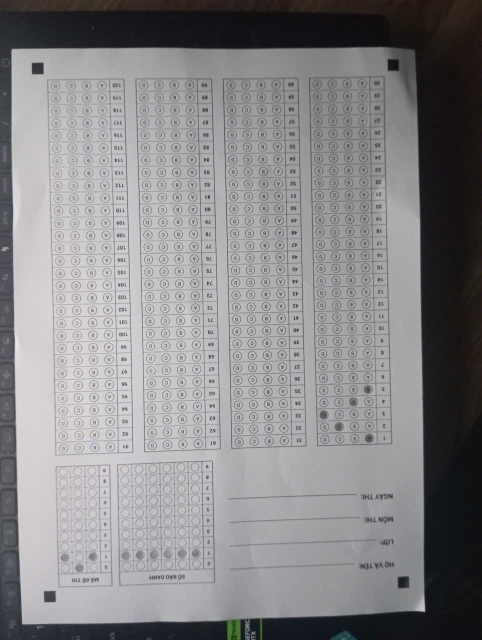
#> input picture resources/images/mau_in/z7951713500135_d9a7672142e883c93373241b8fcc8115.jpg, 963 x 1280 px (shown at 1/2 size)
$ python -i apply_prewitt.py   (imports and definitions only)
#> lines starting #> are read from the running program, lines starting #| are printed output that depends on the picture
#> further down, picture is the input picture: shape (1280, 963, 3); mean B, G, R 136, 134.4, 135.3
### image_processing/utils/image_utils.py
import cv2
import numpy as np

def to_grayscale(image: np.ndarray) -> np.ndarray:
    """Chuyển đổi ảnh sang ảnh xám an toàn, chống lặp lại code ở nhiều nơi."""
    if len(image.shape) == 3:
        return cv2.cvtColor(image, cv2.COLOR_BGR2GRAY)
    return image

### image_processing/preprocessing/apply_prewitt.py
import cv2
import numpy as np
from image_processing.utils.image_utils import to_grayscale

def process(image: np.ndarray) -> np.ndarray:
    """Áp dụng bộ lọc Prewitt để phát hiện cạnh."""
    gray = to_grayscale(image)

    kernelx = np.array([[1, 1, 1], [0, 0, 0], [-1, -1, -1]])
    kernely = np.array([[-1, 0, 1], [-1, 0, 1], [-1, 0, 1]])

    prewittx = cv2.filter2D(gray, -1, kernelx)
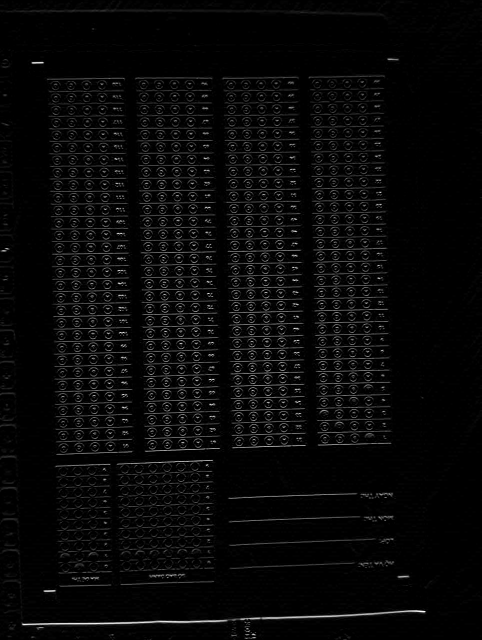
#> prewittx: shape (1280, 963) (shown at 1/2 size); min 0, max 255, mean 8.7
    prewitty = cv2.filter2D(gray, -1, kernely)
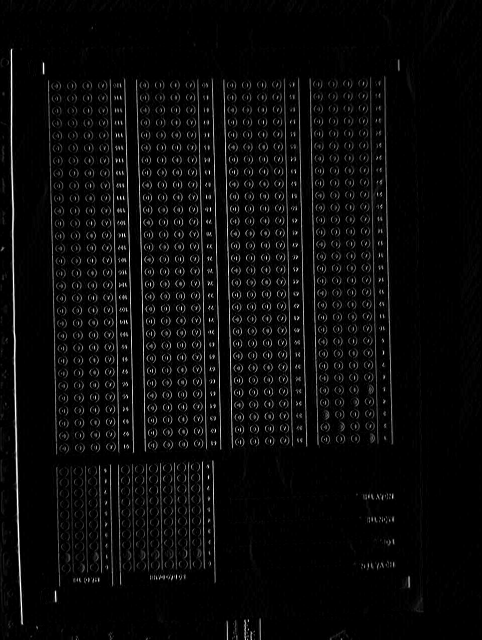
#> prewitty: shape (1280, 963) (shown at 1/2 size); min 0, max 255, mean 10

    # Kết hợp hai hướng
    prewitt = cv2.addWeighted(prewittx, 0.5, prewitty, 0.5, 0)
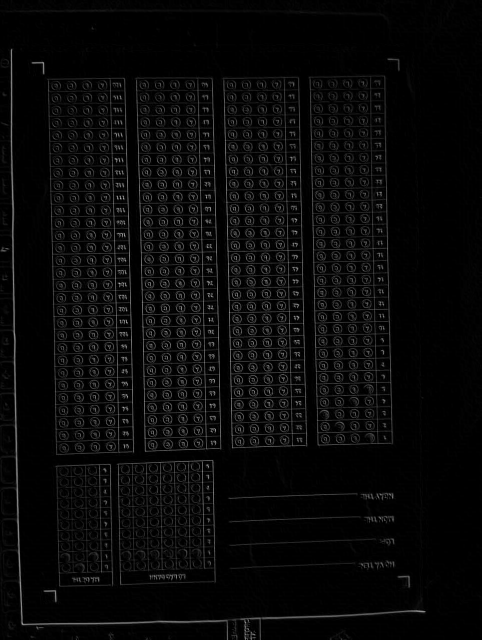
#> prewitt: shape (1280, 963) (shown at 1/2 size); min 0, max 220, mean 9.4
    return prewitt

>>> import cv2
>>> picture = cv2.imread('../../resources/images/mau_in/z7951713500135_d9a7672142e883c93373241b8fcc8115.jpg')
>>> result = process(picture)

$ run again, on resources/images/mau_in/z7951713807793_0a28cbc59b79b76bafd8a5345eacad76.jpg
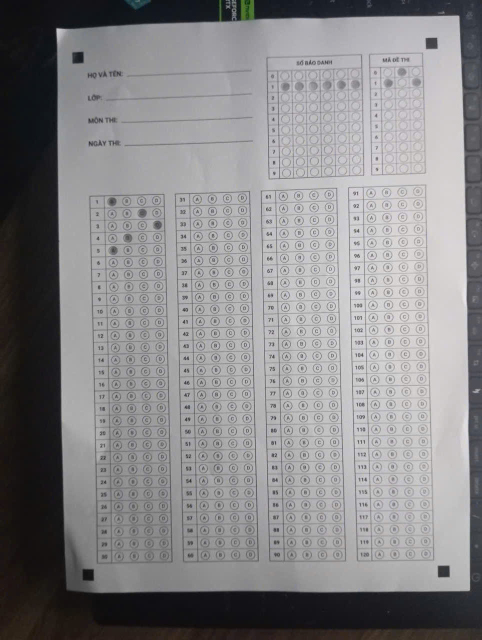
#> input picture resources/images/mau_in/z7951713807793_0a28cbc59b79b76bafd8a5345eacad76.jpg, 963 x 1280 px (shown at 1/2 size)
#> picture is the input picture: shape (1280, 963, 3); mean B, G, R 136, 134.4, 135.3
#> in process, `prewitty = cv2.filter2D(gray, -1, kernely)`:
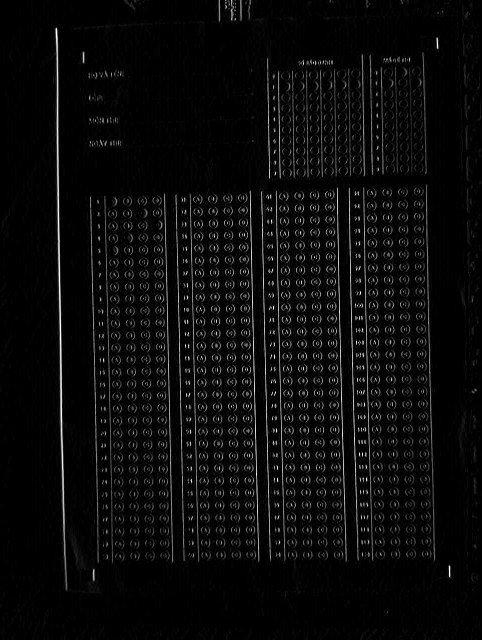
#> prewitty: shape (1280, 963) (shown at 1/2 size); min 0, max 255, mean 10.6
#> in process, `prewitt = cv2.addWeighted(prewittx, 0.5, prewitty, 0.5, 0)`:
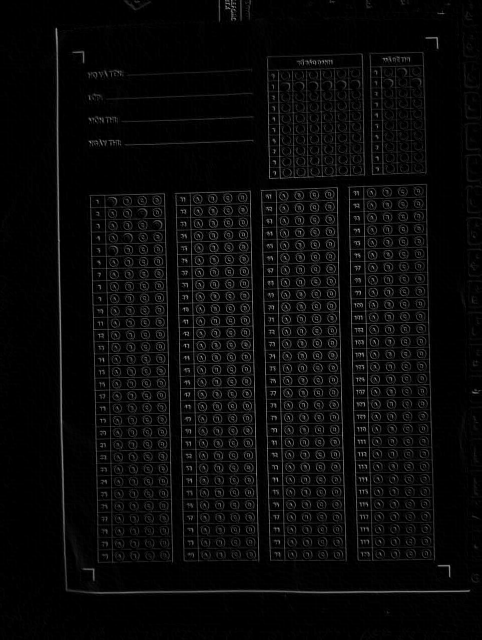
#> prewitt: shape (1280, 963) (shown at 1/2 size); min 0, max 214, mean 9.7

$ run again, on resources/images/mau_in/z7951714288591_d504b6f0a4ae7714f077810b1e4e7762.jpg
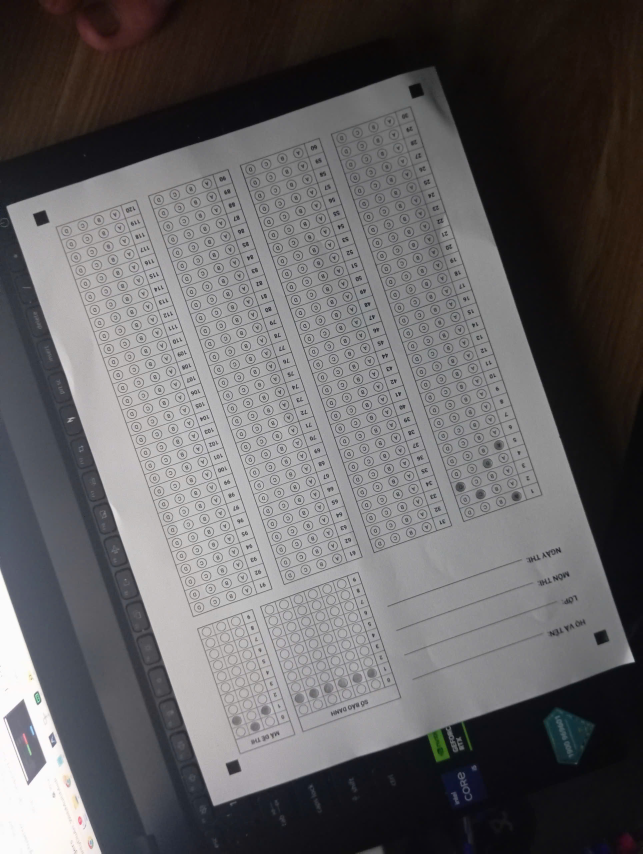
#> input picture resources/images/mau_in/z7951714288591_d504b6f0a4ae7714f077810b1e4e7762.jpg, 1927 x 2560 px (shown at 1/3 size)
#> picture is the input picture: shape (2560, 1927, 3); mean B, G, R 98.3, 97, 99.1
#> in process, `prewittx = cv2.filter2D(gray, -1, kernelx)`:
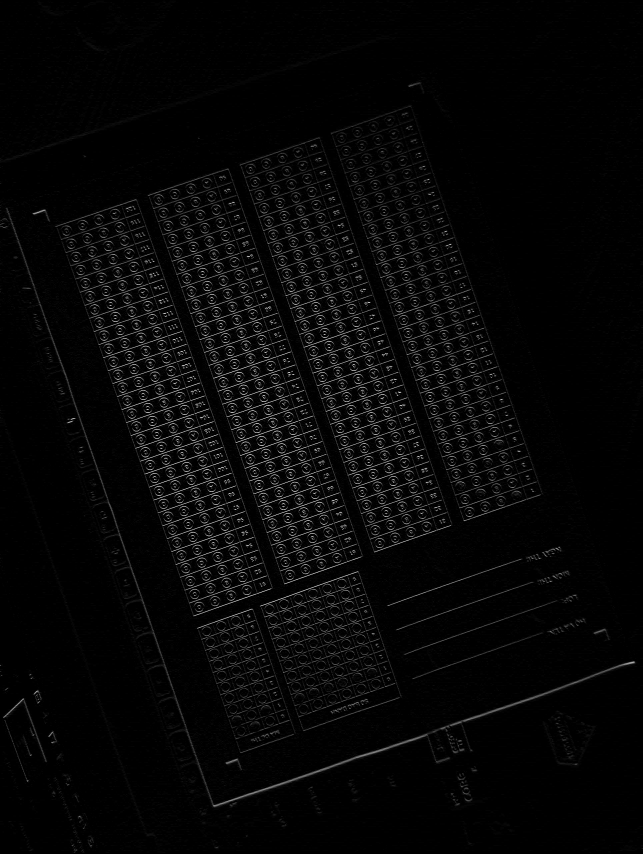
#> prewittx: shape (2560, 1927) (shown at 1/3 size); min 0, max 255, mean 7
#> in process, `prewitty = cv2.filter2D(gray, -1, kernely)`:
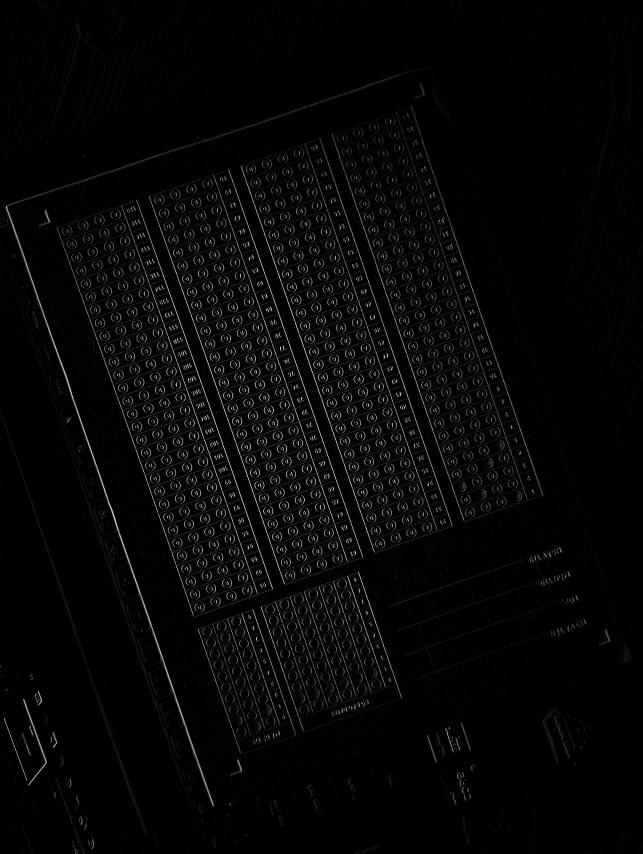
#> prewitty: shape (2560, 1927) (shown at 1/3 size); min 0, max 255, mean 6.9
